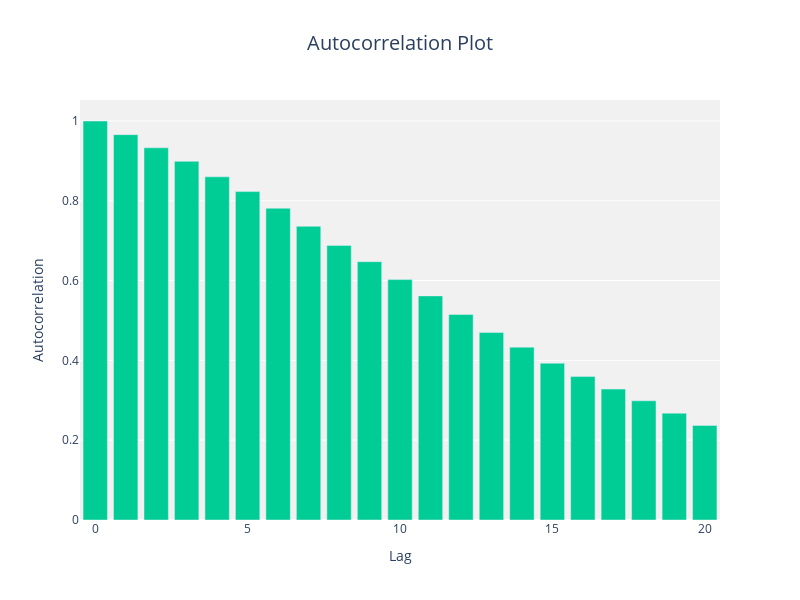

The notebook cell this image was saved under:
### Code cell
fig = plot_acf(data, security="AAPL")
fig.show()

### Figure 1 — Plotly figure (JSON) as saved in the notebook; plotly's stock layout.template omitted (floating-point values rounded to 4 significant figures)
{"data": [{"marker": {"color": "#00CC96"}, "type": "bar", "x": [0, 1, 2, 3, 4, 5, 6, 7, 8, 9, 10, 11, 12, 13, 14, 15, 16, 17, 18, 19, 20], "y": [1, 0.9658, 0.9328, 0.8988, 0.8601, 0.823, 0.7813, 0.7359, 0.6882, 0.6474, 0.6025, 0.5617, 0.5151, 0.4697, 0.4331, 0.3929, 0.3594, 0.3281, 0.2988, 0.2676, 0.2371]}], "layout": {"height": 600, "plot_bgcolor": "#F1F1F1", "title": {"font": {"size": 20}, "text": "Autocorrelation Plot", "x": 0.5, "xanchor": "center"}, "width": 800, "xaxis": {"title": {"text": "Lag"}}, "yaxis": {"title": {"text": "Autocorrelation"}}}}
